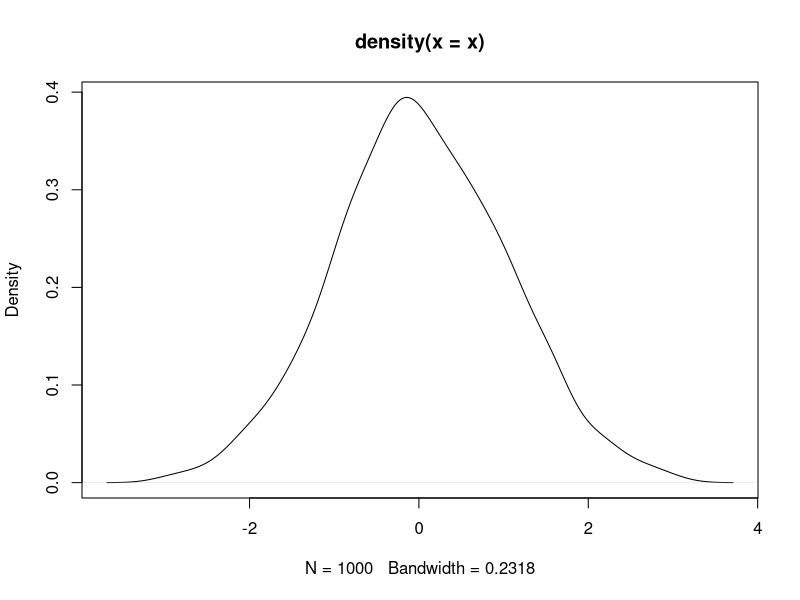
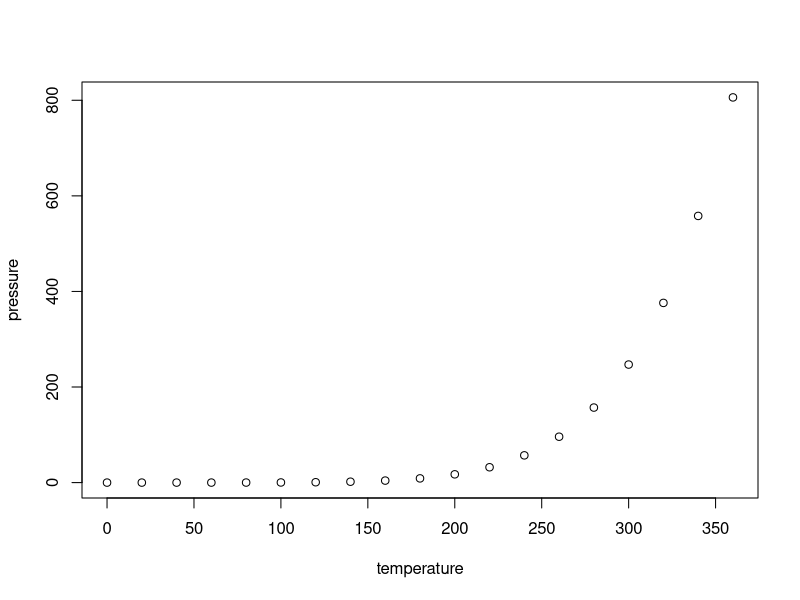

Recreate these plots in R, in order.
## ---- chunk 1
knitr::opts_chunk$set(echo = TRUE)
## ---- chunk 2
summary(cars)
x <- rnorm(1000,0,1)
head(x)
## ---- chunk 3
plot(density(x))
plot(pressure)
